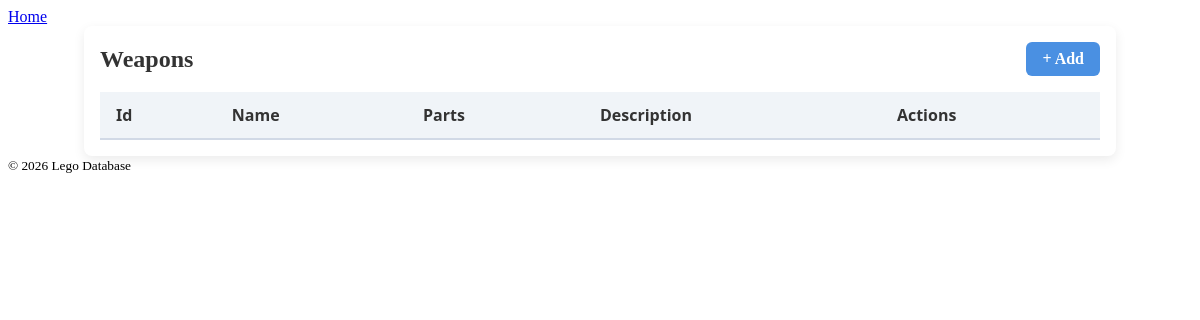
Page /weapons on the earlier database version.
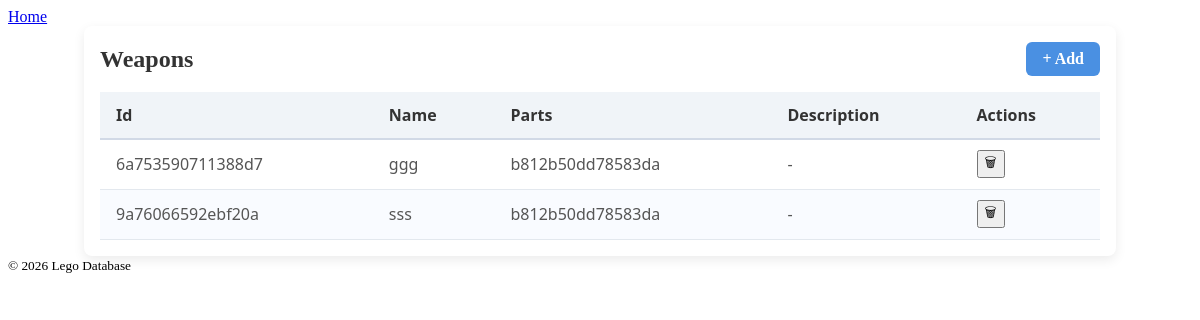
Same page on the later database version.
### tables this page shows
CREATE TABLE weapons (
id TEXT,
name TEXT,
description TEXT,
PRIMARY KEY (id)
);

### frontend/lego_web/app.py (the view)
@app.route("/weapons")
def render_weapons():
    mng = WeaponWebManager(db)
    return render_generic(web_mng=mng)

### backend/lego_db/db_converter/generic_managers.py (called while the page is built)
    def get_models(self) -> list[LegoPart|TemplateMinifigure|ActualMinifigure|Weapon|WeaponSlot]:
        records = self.db.get_records(self.table)
        return [self._model_from_record(record) for record in records]

    def get_model_by_primary_key(self, pk_value: str) -> LegoPart|TemplateMinifigure|ActualMinifigure|Weapon|WeaponSlot | None:
        models = self.get_models()
        for model in models:
            record = self._record_from_model(model)
            pk_element = record.get_primary_key_element()
            if pk_element.value == pk_value:
                return model

    def _record_from_model(self, model) -> Record:
        elements = []
        for attr in self.table.attributes:
            value = getattr(model, attr.name)
            elements.append(Element(attr, value))
        return Record(elements=elements)

### backend/lego_db/db_converter/repo_managers.py (called while the page is built)
    def _model_from_record(self, record: Record) -> LegoPart:
        data = {e.attribute.name: e.value for e in record.elements}
        data.pop(PRIMARY_KEY_NAME)
        return LegoPart(**data)

    def _model_from_record(self, record: Record) -> Weapon:
        data = {e.attribute.name: e.value for e in record.elements}
        weapon_id = record.get_primary_key_element().value
        data["parts"] = self._load_related_models(self.wp, self.part_manager, weapon_id)
        data.pop(PRIMARY_KEY_NAME)
        return Weapon(**data)

### backend/lego_db/lego_models.py (called while the page is built)
    def __post_init__(self):
        missing = []
        for f in self.creation_fields():
            value = getattr(self, f.name, None)
            if isinstance(value, str):
                trimmed = value.strip()
                if trimmed != value:
                    object.__setattr__(self, f.name, trimmed)
            if value is None or (isinstance(value, str) and value.strip() == ""):
                missing.append(f.name)
        if missing:
            raise ValueError(f"Missing required creation fields: {missing}")
        object.__setattr__(self, "id", self.compute_id())

    def compute_id(self) -> str:
        base = self.id_source()
        digest = hashlib.sha256(base.encode()).hexdigest()
        return digest[:16]

    @classmethod
    def creation_fields(cls) -> list[Field]:
        return [
            f for f in fields(cls)
            if f.metadata.get("id_field", False)
        ]

    def id_source(self) -> str:
        return f"{self.bricklink_part_id}_{self.bricklink_color_id}"

### backend/sql_api/models.py (called while the page is built)
    def __post_init__(self):
        self.validate()

### frontend/lego_web/templates/generic.html
{% extends "base.html" %}
{% block content %}
<div class="table-container">
  <div class="table-header">
    <h2>{{ title }}</h2>
    <a class="add-btn" href="{{ url_for('add_form', entity=entity) }}">+ Add</a>
  </div>
  <table class="modern-table">
    <thead>
      <tr>
        {% for column in columns %}
          <th>{{ column.replace("_", " ").title() }}</th>
        {% endfor %}
        <th>Actions</th>
      </tr>
    </thead>
    <tbody>
      {% for row in rows %}
      <tr>
        {% for column in columns %}
          <td>{{ row[column] if row[column] is not none else "-" }}</td>
        {% endfor %}
        <td class="actions">
            <form method="POST"
                    action="{{ url_for('delete', entity=entity, id=row[columns[0]]) }}"
                    onsubmit="return confirm('Confirm Deletion');">
                <button type="submit" class="btn-delete">🗑</button>
            </form>
        </td>
      </tr>
      {% endfor %}
    </tbody>
  </table>
</div>
{% endblock %}

### frontend/lego_web/templates/base.html (shortened to what this page needs)
<!DOCTYPE html>
<html lang="en">
<head>
    <link rel="stylesheet" href="{{ url_for('static', filename='style.css') }}">
</head>
<body>
<header>
    <nav>
        <a href="{{ url_for('home') }}">Home</a>
    </nav>
</header>
<main>
    {% block content %}{% endblock %}
</main>
<footer>
    <small>&copy; 2026 Lego Database</small>
</footer>
</body>
</html>

### frontend/lego_web/static/style.css (style rules this page uses)
.table-container { max-width: 1000px; margin: 0 auto; background: #fff; border-radius: 8px; box-shadow: 0 4px 12px rgba(0,0,0,0.08); padding: 1rem; overflow-x: auto; }
.table-header { display: flex; justify-content: space-between; align-items: center; margin-bottom: 1rem; }
.table-header h2 { margin: 0; font-size: 1.5rem; color: #333; }
.add-btn { background-color: #4a90e2; color: #fff; text-decoration: none; padding: 0.5rem 1rem; border-radius: 6px; font-weight: 600; transition: 0.2s; }
.modern-table { width: 100%; border-collapse: separate; border-spacing: 0; font-family: 'Segoe UI', sans-serif; }
.modern-table thead th { background-color: #f0f4f8; color: #333; font-weight: 700; text-align: left; padding: 0.75rem 1rem; border-bottom: 2px solid #d1d9e6; }
.modern-table tbody td { padding: 0.65rem 1rem; border-bottom: 1px solid #e3e8ee; color: #555; }
.modern-table tbody tr:nth-child(even) { background-color: #f9fbff; }
.modern-table td, .modern-table th { white-space: nowrap; }

Differences in the rows shown:
added weapons: id "6a753590711388d7" "ggg" "b812b50dd78583da" "-"
added weapons: id "9a76066592ebf20a" "sss" "b812b50dd78583da" "-"
